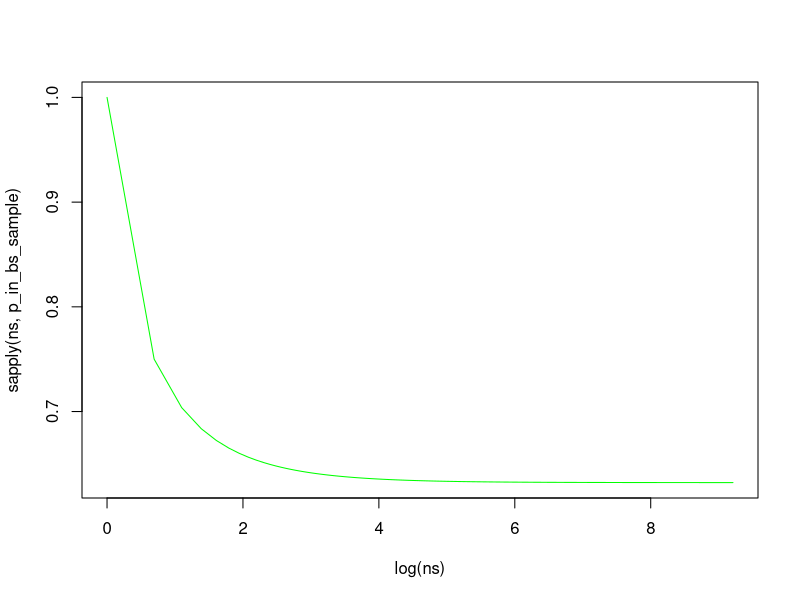

This chart was generated by the following R code: (Note: this script raises an error after producing the figure.)
## ---- chunk 1
## sample size n and sample with replacement uniformly,
##i.e from the empirical distribution. P(X_j not in bootstrap sample) = (1-1/n)^n so P(X_j in bootstrap sample) = 1-(1-1/n)^n

p_in_bs_sample <- function(n){
  return(1-(1-1/n)^n)
}

ns = 1:10000
plot(log(ns),sapply(ns,p_in_bs_sample),type="l",col="green")

## Let X = antal obs som ??r i bootstrap sample = sum_{k=1}^n I_k where
## I_k = 1 if obs nr k is in bs sample and 0 otherwise, prob is
## 1-(1-1/n)^n. So E[X] = n*(1-(1-1/n)^n) s?? andelen som ??r 
## i bs sample ??r d?? 1-(1-1/n)^n which is about 1-1/e

## ---- chunk 2
## trimmed mean is a parameter removing smallest 10% of area and largest
## 10% and taking expectation of remaining. This corresponds to if have large sample and remove smallest 10 percent and largest 10 percent and taking mean of remaining
library(boot)

X = rgamma(40,shape=1,rate=1) ##now know gamma so maybe param bs?
trimmed_mean = mean(X,trim=0.1)
true_param = mean(rgamma(10000,shape=1,rate=1),trim=0.1)
boot_samples = 1000

loglikeli <- function(x){
  shape = x[1]
  rate = x[2]
  sum(dgamma(X,shape,rate,log=TRUE))
}
ML = optim(c(2,3),function(x) -loglikeli(x))$par #n??r anv??nder optim s?? m??ste funktionen ta in en vektor!?
shape = ML[1]
rate = ML[2]
print(ML)


perc_nonparam <- function(){
  sample = sample(X,length(X),replace=TRUE)
  mean(sample,trim=0.1)
}
perc_param <- function(){
  sample = rgamma(length(X),shape=shape,rate=rate)
  mean(sample,trim=0.1)
}

ci_perc_nonparam = replicate(boot_samples,perc_nonparam())
quantiles = quantile(ci_perc_nonparam,c(0.025,0.975))
ci = c(quantiles[1],quantiles[2])
print(ci)

ci_perc_param = replicate(boot_samples,perc_param())
quantiles = quantile(ci_perc_param,c(0.025,0.975))
ci = c(quantiles[1],quantiles[2])
print(ci)

calc_trimmed_mean <- function(data,indices,trim=0.1){
  sample = data[indices]
  mean(sample,trim=0.1)
}
res.boot = boot(X,calc_trimmed_mean,boot_samples)
est = res.boot$t0
bs_est = res.boot$t
quantiles = quantile(bs_est,c(0.025,0.975))
ci = c(2*est-quantiles[2],2*est-quantiles[1])
print(ci)


## we can use normal bs ci if thetat_hat is asymptotically normal around true param and since it is a sum of rv's this is true.

var = var(bs_est)
ci = est+c(-1,1)*1.96*sqrt(var)
print(ci)

t_star = rep(0,1000)
bs_est = rep(0,1000)
for(i in 1:1000){
  sample1 = sample(X,length(X),replace=TRUE)
  inner_bsest = rep(0,1000)
  for(j in 1:1000){
    sample2 = sample(sample1,length(sample1),replace=TRUE)
    inner_bsest[j] = mean(sample2,trim=0.1)
  }
  bs_est[i] = mean(sample1,trim=0.1)
  t_star[i] = (mean(sample1,trim=0.1)-trimmed_mean)/sqrt(var(inner_bsest))
}
quantiles = quantile(t_star,c(0.025,0.975))
se = sqrt(var(bs_est))
ci = c(trimmed_mean-se*quantiles[2],trimmed_mean-se*quantiles[1])
print(ci)


## ---- chunk 3
library(boot)

X = rgamma(40,shape=1,rate=1) ##now know gamma so maybe param bs?
trimmed_mean = mean(X,trim=0.1)
true_param = mean(rgamma(100000,shape=1,rate=1),trim=0.1)
boot_samples = 500

calc_trimmed_mean <- function(data,indices,trim=0.1){
  sample = data[indices]
  mean(sample,trim=0.1)
}

bs_ci <- function(n,type){
  mat = matrix(rep(0,2*100),ncol=2)
  for(i in 1:100){
    sample = rgamma(n,shape=1,rate=1)
    res.boot = boot(sample,calc_trimmed_mean,boot_samples)
    ci = c(0,0)
    if (type == "basic"){
      ci = (boot.ci(res.boot,conf=0.95,type="basic")$basic)[-c(1,2,3)]
    }
    else if(type == "norm"){
      ci = (boot.ci(res.boot,conf=0.95,type="norm")$norm)[-1]
    }
    else{
      ci = (boot.ci(res.boot,conf=0.95,type="perc")$perc)[-c(1,2,3)]
    }
    mat[i,] = ci
  }
  return(mat)
}

par(mfrow = c(2,2))
ns = c(10,40,160,640)

##basic
under = 0
over = 0
mat = matrix(numeric(2*length(ns)),nrow=2)
for(j in 1:length(ns)){
  n = ns[j]
  cis = bs_ci(n,"norm")
  for (i in nrow(cis)){
    ci = cis[i,]
    if (true_param > cis[2])
      over = over+1
    else if(true_param < cis[1])
      under = under+1
  }
  mat[,j] = c(under/iterations,over/iterations)
}
plot(ns,-mat[1,],type="p",col="red",cex=0.7 , pch=19,main="basic",ylim=c(-0.05,0.05))
lines(ns,mat[2,],type="p",col="blue",cex=0.7 , pch=19)


##norm
under = 0
over = 0
mat = matrix(numeric(2*length(ns)),nrow=2)
for(j in 1:length(ns)){
  n = ns[j]
  cis = bs_ci(n,"basic")
  for (i in nrow(cis)){
    ci = cis[i,]
    if (true_param > cis[2])
      over = over+1
    else if(true_param < cis[1])
      under = under+1
  }
  mat[,j] = c(under/iterations,over/iterations)
}
plot(ns,-mat[1,],type="p",col="red",cex=0.7 , pch=19,main="norm",ylim=c(-0.05,0.05))
lines(ns,mat[2,],type="p",col="blue",cex=0.7 , pch=19)

##perc
under = 0
over = 0
mat = matrix(numeric(2*length(ns)),nrow=2)
for(j in 1:length(ns)){
  n = ns[j]
  cis = bs_ci(n,"perc")
  for (i in nrow(cis)){
    ci = cis[i,]
    if (true_param > cis[2])
      over = over+1
    else if(true_param < cis[1])
      under = under+1
  }
  mat[,j] = c(under/iterations,over/iterations)
}
plot(ns,-mat[1,],type="p",col="red",cex=0.7 , pch=19,ylim=c(-0.05,0.05),main="perc")
lines(ns,mat[2,],type="p",col="blue",cex=0.7 , pch=19)



